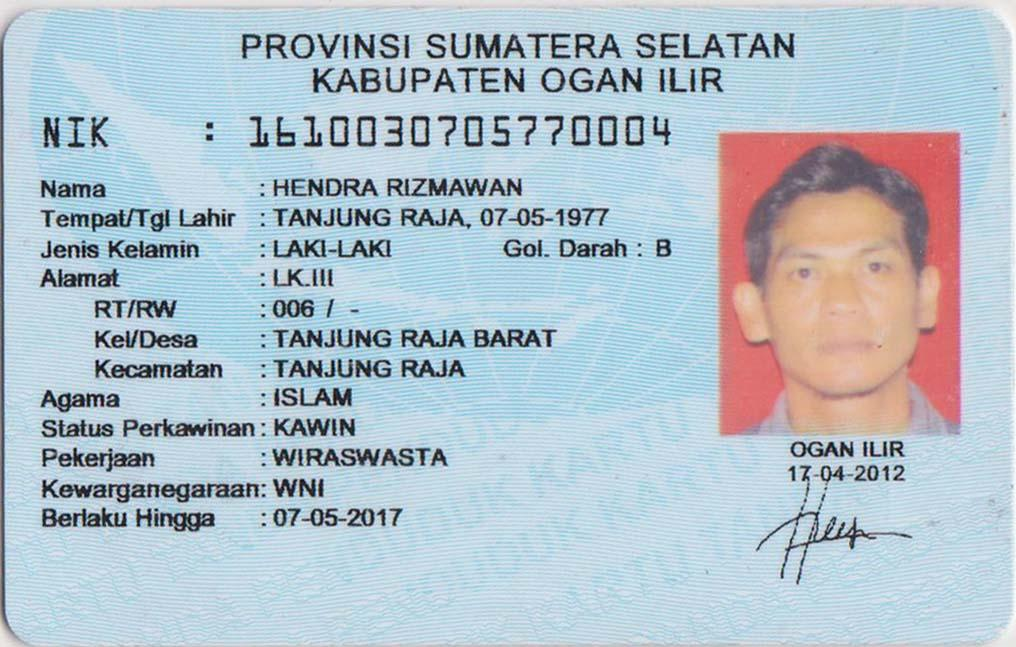
#> input picture tests/sample.jpg, 1016 x 647 px
$ python -i ktp_segmenter.py   (imports and definitions only)
#> lines starting #> are read from the running program, lines starting #| are printed output that depends on the picture; after the words box and inside, x2 and y2 are one past the last pixel; in counts of white or black regions, pixels touching at a corner belong together
import os
import cv2
import numpy as np
import math
from pythonRLSA.rlsa_fast import rlsa_fast

def add_white_block_signature(image, block_width, block_height):
    '''
    This function will cover offside signature in detail area
    '''
    # Get the dimensions of the original image
    height, width, _ = image.shape

    # Create a white block image
    white_block = np.full((block_height, block_width, 3), 255, dtype=np.uint8)

    # Place the white block in front of the original image
    image_with_block_front = np.copy(image)
    image_with_block_front[height-block_height:, width-block_width:] = white_block

    return image_with_block_front

def add_white_block_provinsi(image, block_width, block_height):
    '''
    This function will create white block in upper left, upper left, and upper center of provinsi area
    '''
    # Get the dimensions of the original image
    height, width, _ = image.shape

    # Create a white block image
    white_block = np.full((block_height, block_width, 3), 255, dtype=np.uint8)
    upper_height = 5
    white_block_upper = np.full((upper_height, width, 3), 255, dtype=np.uint8)

    image_with_block_front = np.copy(image)
    # Place the white block in the upper left corner of the original image
    image_with_block_front[:block_height, :block_width] = white_block
    # Place the white block in the upper right corner of the original image
    image_with_block_front[:block_height, width - block_width:] = white_block
    # Place the white block in the upper center of the original image
    image_with_block_front[:upper_height, :] = white_block_upper

    return image_with_block_front

def prepareRecognitionArea(image_path):
    '''
    This function will crop image to provinsi, nik, and detail area
    '''
    assert isinstance(image_path, str), "Image Path for OCR Process"
    try:
      # Open Image
      img = cv2.imread(image_path)

      # Resize Image to Standard Preprocessing Size
      imgResize = cv2.resize(img, (1000, 700))

      # Segment Identity Card (Indonesian IC) based on Image Ratio
      imgHeight, imgWidth = imgResize.shape[:2]
      # Param List Note: Matrix[[y, height], [x, width]]
      provinsi_area = imgResize[5:int(imgHeight*0.16), 5:imgWidth-10]
      provinsi_area = add_white_block_provinsi(provinsi_area, 30, 50) # This function implemented for provinsi area only - to cover border error

      nik_area = imgResize[int(imgHeight*0.135):int((imgHeight*0.135)+(imgHeight*0.12)), 0:int(imgWidth*0.75)]

      detail_area = imgResize[int(imgHeight*0.23):int((imgHeight*0.23)+(imgHeight*0.7)), 0:int(imgWidth*0.7)]
      detail_area = add_white_block_signature(detail_area, 100, 200) # This function implemented for detail area only - to cover offside signature

      return imgResize, provinsi_area, nik_area, detail_area
    except Exception as e:
      print(f"ERROR: {e}")
      return None

# [24 lines left out: function prepareRecognitionAreaNdarray, not called in this run]

def apply_clahe_to_channels(image, clip_limit=2.0, tile_grid_size=(8, 8)):
    '''
    This function will do clahe operation
    '''
    # Split the image into individual channels
    channels = cv2.split(image)

    # Apply CLAHE to each channel
    clahe = cv2.createCLAHE(clipLimit=clip_limit, tileGridSize=tile_grid_size)
    clahe_channels = [clahe.apply(channel) for channel in channels]

    # Merge the CLAHE-enhanced channels back into an image
    clahe_image = cv2.merge(clahe_channels)

    return clahe_image

def preprocessRecognitionArea(image, contrast_factor=1.7, gamma_factor=1.0):
    '''
    This function will preprocess the image of each area
    '''
    # Adjust Image Contrast
    factor = contrast_factor # 1.7
    imgAdjustedContrast = image.astype(float)*factor
    imgAdjustedContrast = np.clip(imgAdjustedContrast, 0, 255).astype(np.uint8)

    # Gamma Correction - gamma correction can strengthen or weaken dark colors depending on the gamma value used
    gamma = gamma_factor # 1.0
    gamma_corrected = np.clip(imgAdjustedContrast ** (1 / gamma), 0, 255).astype(np.uint8)

    # Standarize Image Channel
    imageClahe = apply_clahe_to_channels(gamma_corrected, clip_limit=3.0, tile_grid_size=(8, 8))

    # Denoise Image
    imgDenoise = cv2.fastNlMeansDenoisingColored(imageClahe, None, 12, 12, 2, 20)

    # Gray Image
    imgGray = cv2.cvtColor(imgDenoise, cv2.COLOR_BGR2GRAY)

    # Thresholding Image
    imgThresh = cv2.threshold(imgGray, 220, 255, cv2.THRESH_TRUNC)[1]

    return imgThresh

# [34 lines left out: functions add_black_block_details, add_black_block_border, not called in this run]

def findTextPattern(image, typeImage):
    '''
    This function will create text line pattern for each row in the image
    '''
    # Thresholding Image
    threshImage = cv2.threshold(image, 220, 255, cv2.THRESH_BINARY | cv2.THRESH_OTSU)[1]

    # RLSA Operation to extract out the ROI(region of interest) like block-of-text/title/content with applied heuristics.
    rlsaValue = max(math.ceil(image.shape[0]/100),math.ceil(image.shape[1]/100))+20
    rlsaImage = rlsa_fast(threshImage, True, False, rlsaValue)

    # Reverse Monochrome Color
    reverseBWImage = cv2.bitwise_not(rlsaImage.astype(np.uint8))

    # Erode - Dilate Vertically
    kernel = np.ones((8, 10), np.uint8)
    erodeImage = cv2.erode(reverseBWImage, kernel, iterations=1)

    # Add White Block Middle Separator
    if typeImage == "detail":
      erodeImage = add_black_block_details(erodeImage, 100, 20)

    # Clear Edge
    erodeImage = add_black_block_border(erodeImage, 8, 4, 40, 40)

    # Remove Tall Black Regions - Indicate Noise
    clearImage = np.zeros_like(erodeImage)
    # Find contours of the black regions
    contours, _ = cv2.findContours(erodeImage, cv2.RETR_EXTERNAL, cv2.CHAIN_APPROX_SIMPLE)
    # Remove tall black regions
    max_height_threshold_black_region = 50
    for contour in contours:
        # Get bounding box of the contour
        x, y, w, h = cv2.boundingRect(contour)
        # Check if the height exceeds the threshold
        if h < max_height_threshold_black_region:
            # Fill the tall black region with white color
            cv2.drawContours(clearImage, [contour], 0, (255), -1)

    # Dilate Image
    kernel = np.ones((1, 300), np.uint8)
    fullRowDilateImage = cv2.dilate(clearImage, kernel, iterations=1)

    # Erode - Dilate Vertically
    kernel = np.ones((4, 1), np.uint8)
    fullRowErodeImage = cv2.erode(fullRowDilateImage, kernel, iterations=1)

    # Thinning Black Area
    thinDilateImage = cv2.ximgproc.thinning(fullRowErodeImage)

    # Reverse Monochrome Color
    patternImage = cv2.bitwise_not(thinDilateImage)

    return patternImage

# [62 lines left out: functions provinsiCreateBoudingBox, nikCreateBoudingBox, detailCreateBoudingBox, not called in this run]

def segmenter(image_path, contrast_factor=1.7, gamma_factor=1.0):
    '''
     This function identifies and isolates sections of Indonesian identity cards from images.
     By detecting text and photo areas, it creates boundaries for province, nik, and personal information.
    '''
    assert isinstance(image_path, str), "image_path can be str() type only"

    try:
        # Attempt to open the file in read mode
        with open(image_path, "r"):
            # Original Image
            originalImage, provinsiArea, nikArea, detailArea = prepareRecognitionArea(image_path)
#> in prepareRecognitionArea, img is the input picture: shape (647, 1016, 3); mean B, G, R 203.8, 193.3, 178.9
#> in prepareRecognitionArea, `imgResize = cv2.resize(img, (1000, 700))`:
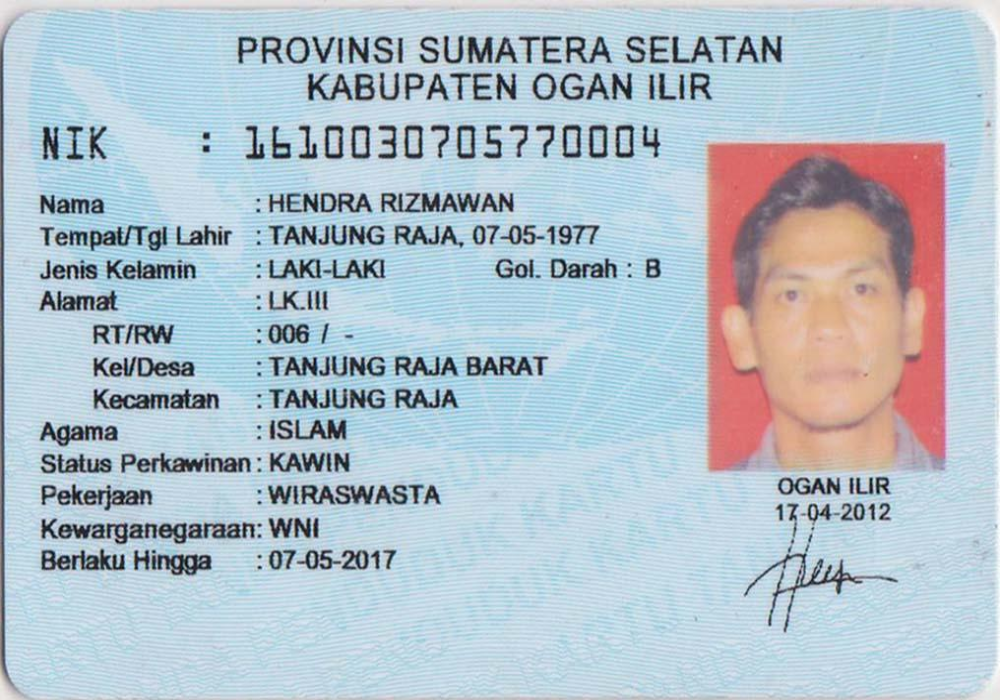
#> imgResize: shape (700, 1000, 3); mean B, G, R 203.7, 193.1, 178.8
#> in prepareRecognitionArea, `nik_area = imgResize[int(imgHeight*0.135):int((imgHeight*0.135)+(imgHe..`:
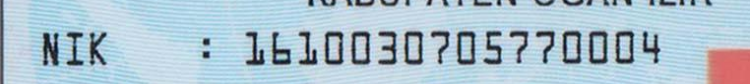
#> nik_area: shape (84, 750, 3); mean B, G, R 207.6, 194.3, 172.9
#> in add_white_block_signature, `image_with_block_front[height-block_height:, width-block_width:] = whi..`:
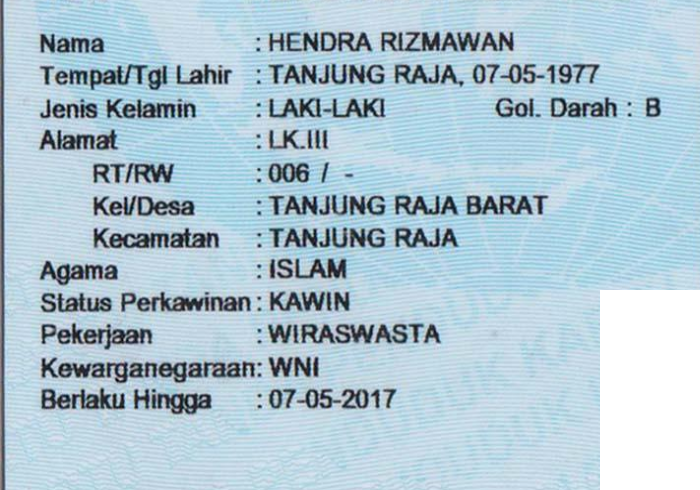
#> image_with_block_front: shape (490, 700, 3); mean B, G, R 212.2, 199.3, 175.4

            # Preprocessed Image
            provinsiAreaPreprocessed = preprocessRecognitionArea(provinsiArea, contrast_factor=contrast_factor, gamma_factor=gamma_factor)
#> in preprocessRecognitionArea, `imgAdjustedContrast = np.clip(imgAdjustedContrast, 0, 255).astype(np.u..`:
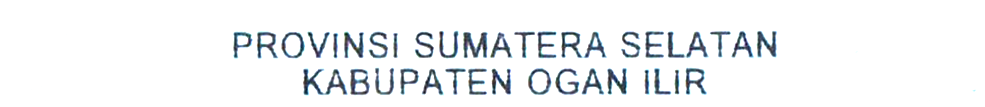
#> imgAdjustedContrast: shape (107, 985, 3); mean B, G, R 244.1, 242.5, 240.4
#> in apply_clahe_to_channels, `clahe_channels = [clahe.apply(channel) for channel in channels]`: clahe_channels = 3 items
            nikAreaPreprocessed = preprocessRecognitionArea(nikArea, contrast_factor=contrast_factor, gamma_factor=gamma_factor)
            detailAreaPreprocessed = preprocessRecognitionArea(detailArea, contrast_factor=contrast_factor, gamma_factor=gamma_factor)
#> call 3 of preprocessRecognitionArea, with contrast_factor = 1.7, gamma_factor = 1
#> in preprocessRecognitionArea (call 3), `imgDenoise = cv2.fastNlMeansDenoisingColored(imageClahe, None, 12, 12,..`:
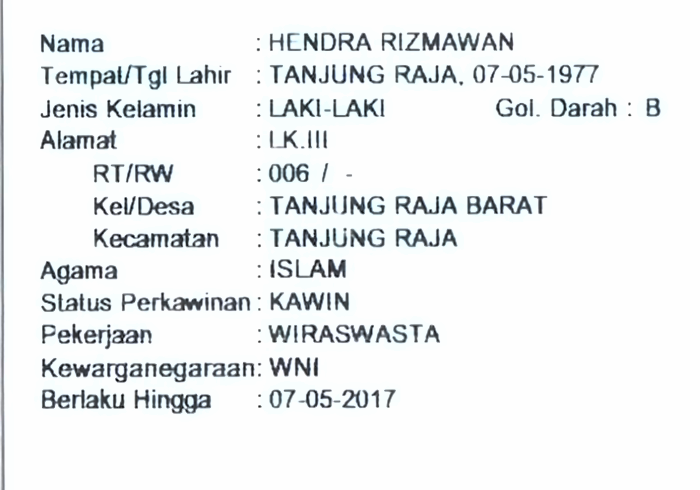
#> imgDenoise: shape (490, 700, 3); mean of channels 0, 1, 2 240.9, 240.2, 237.9; drawn as B, G, R
#> in preprocessRecognitionArea (call 3), `imgThresh = cv2.threshold(imgGray, 220, 255, cv2.THRESH_TRUNC)[1]`:
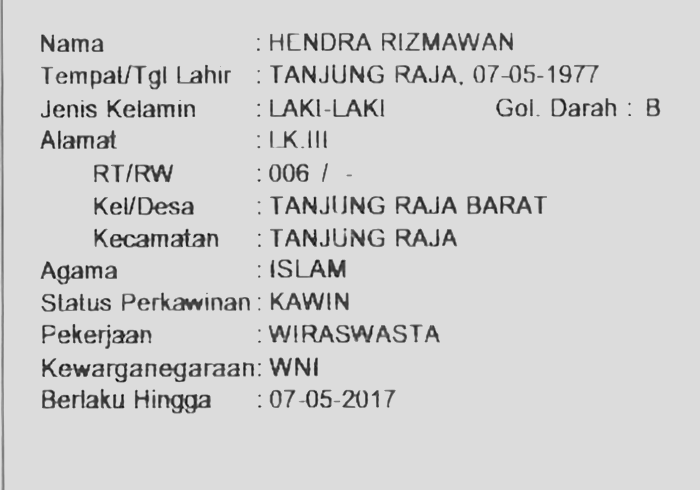
#> imgThresh: shape (490, 700); min 3, max 220, mean 209.8

            # Pattern Image
            provinsiAreaPattern = findTextPattern(provinsiAreaPreprocessed, "provinsi")
#> in findTextPattern, `threshImage = cv2.threshold(image, 220, 255, cv2.THRESH_BINARY | cv2.T..`:
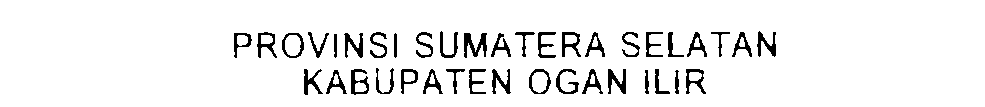
#> threshImage: shape (107, 985); 93.6% white; 40 black regions, largest, box (x1, y1, x2, y2) and area: (464, 33, 487, 58) 305, (608, 69, 626, 94) 240, (344, 33, 363, 58) 228
            nikAreaPattern = findTextPattern(nikAreaPreprocessed, "nik")
            detailAreaPattern = findTextPattern(detailAreaPreprocessed, "detail")

            # Draw bounding boxes on the original image
            segmented_provinsi = []
            boundingBoxesRowsProvinsi = provinsiCreateBoudingBox(provinsiAreaPattern, 450)
            for bbox in boundingBoxesRowsProvinsi:
                x1, y1, x2, y2 = bbox
                segmented_provinsi.append(provinsiArea[y1:y2, x1:x2])

            segmented_nik = []
            boundingBoxesRowsNIK = nikCreateBoudingBox(nikAreaPattern, 450)
            for bbox in boundingBoxesRowsNIK:
                x1, y1, x2, y2 = bbox
                segmented_nik.append(nikArea[y1:y2, x1:x2])

            segmented_detail = []
            boundingBoxesRowsDetail = detailCreateBoudingBox(detailAreaPattern, 450)
            for bbox in boundingBoxesRowsDetail:
                x1, y1, x2, y2 = bbox
                segmented_detail.append(detailArea[y1:y2, x1:x2])

            return {
                "image": [originalImage],
                "provinsiArea": segmented_provinsi,
                "nikArea": segmented_nik,
                "detailArea": segmented_detail,
            }
    except FileNotFoundError:
        # If the file does not exist, FileNotFoundError is raised
        raise FileNotFoundError("File does not exist.")

# [155 lines left out: functions segmenter_ndarray, detect_empty_list_in_dict, adaptive_segmenter, adaptive_segmenter_ndarray, getPassPhoto, getSignature and 2 more, not called in this run]

#> (the run stopped early here; a loop or call above may not have finished)
